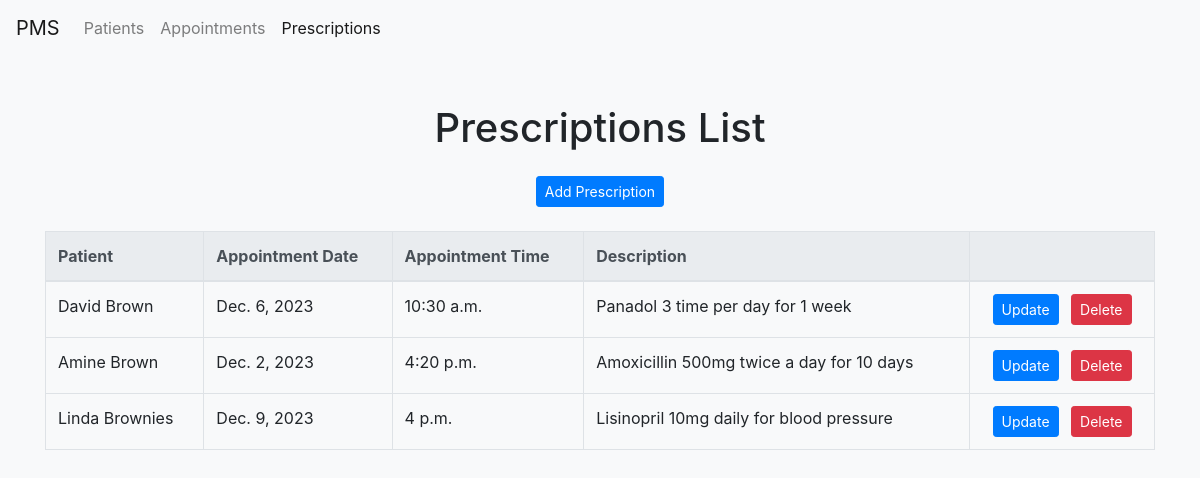
Before: /PMS/prescription/ with the older database file.
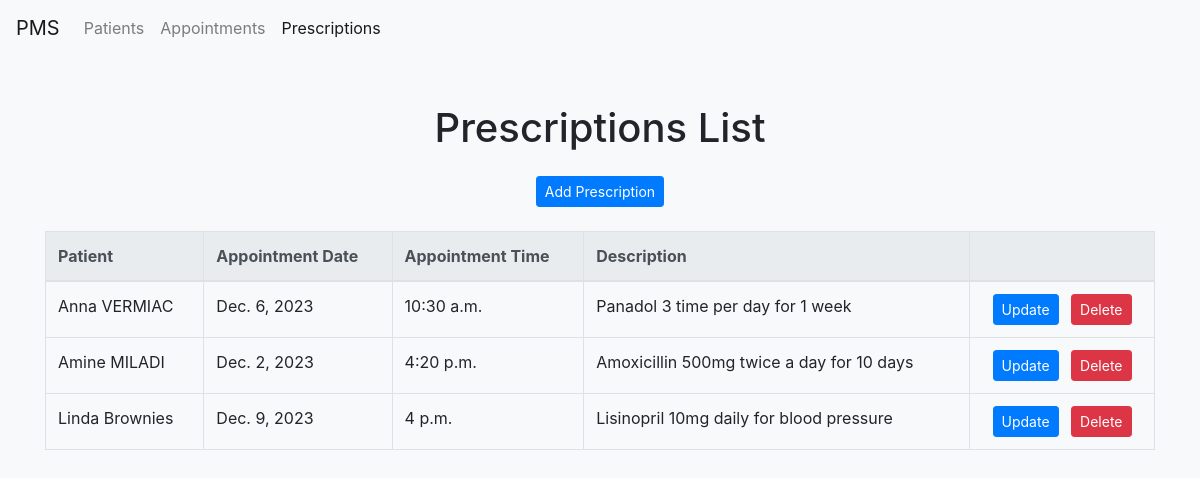
After: the same page with the newer database file.
### PMS/models.py (models this page shows, shortened)
class Prescription(models.Model):
    appointmentId = models.ForeignKey(Appointment, on_delete=models.CASCADE)
    description = models.CharField(max_length=100)

class Appointment(models.Model):
    patientId = models.ForeignKey(Patient, on_delete=models.CASCADE)
    date = models.DateField()
    time = models.TimeField()

class Patient(models.Model):
    cin = models.CharField(max_length=8, unique=True)
    name = models.CharField(max_length=30)
    sex = models.CharField(max_length=1)
    age = models.IntegerField()

### PMS/views.py (the view)
# urls.py: path('prescription/', PrescriptionList.as_view(), name='prescription_list'),
class PrescriptionList(View):
    template_name = 'pms/prescription/prescription_list.html'
    def get(self, request, *args, **kwargs):
        prescriptions = Prescription.objects.all()
        return render(request, self.template_name, {'prescriptions': prescriptions})

### PMS/templates/pms/prescription/prescription_list.html (shortened to what this page needs)
{% extends 'pms/base.html' %}
{% block content %}
    <h1 class="mb-4 text-center">Prescriptions List</h1>
    <div class="text-center mb-4">
        <a href="{% url 'prescription_create' %}" class="btn btn-primary btn-sm">Add Prescription</a>
    </div>
    <table class="table table-bordered">
        <thead class="thead-light">
            <tr>
                <th scope="col">Patient</th>
                <th scope="col">Appointment Date</th>
                <th scope="col">Appointment Time</th>
                <th scope="col">Description</th>
                <th scope="col">&nbsp;</th>
            </tr>
        </thead>
        <tbody>
            {% for prescription in prescriptions %}
                <tr>
                    <td>{{ prescription.appointmentId.patientId.name }}</td>
                    <td>{{ prescription.appointmentId.date }}</td>
                    <td>{{ prescription.appointmentId.time }}</td>
                    <td>{{ prescription.description }}</td>
                    <td class="text-center">
                        <a href="{% url 'prescription_update' pk=prescription.pk %}" class="btn btn-primary btn-sm mr-2">Update</a>
                        <a href="{% url 'prescription_delete' pk=prescription.pk %}" class="btn btn-danger btn-sm">Delete</a>
                    </td>
                </tr>
            {% endfor %}
        </tbody>
    </table>
{% endblock %}

Changed rows visible on the page:
changed through a linked row, Prescription: appointmentId.patientId.name "David Brown" → "Anna VERMIAC"
changed through a linked row, Prescription: appointmentId.patientId.name "Amine Brown" → "Amine MILADI"
